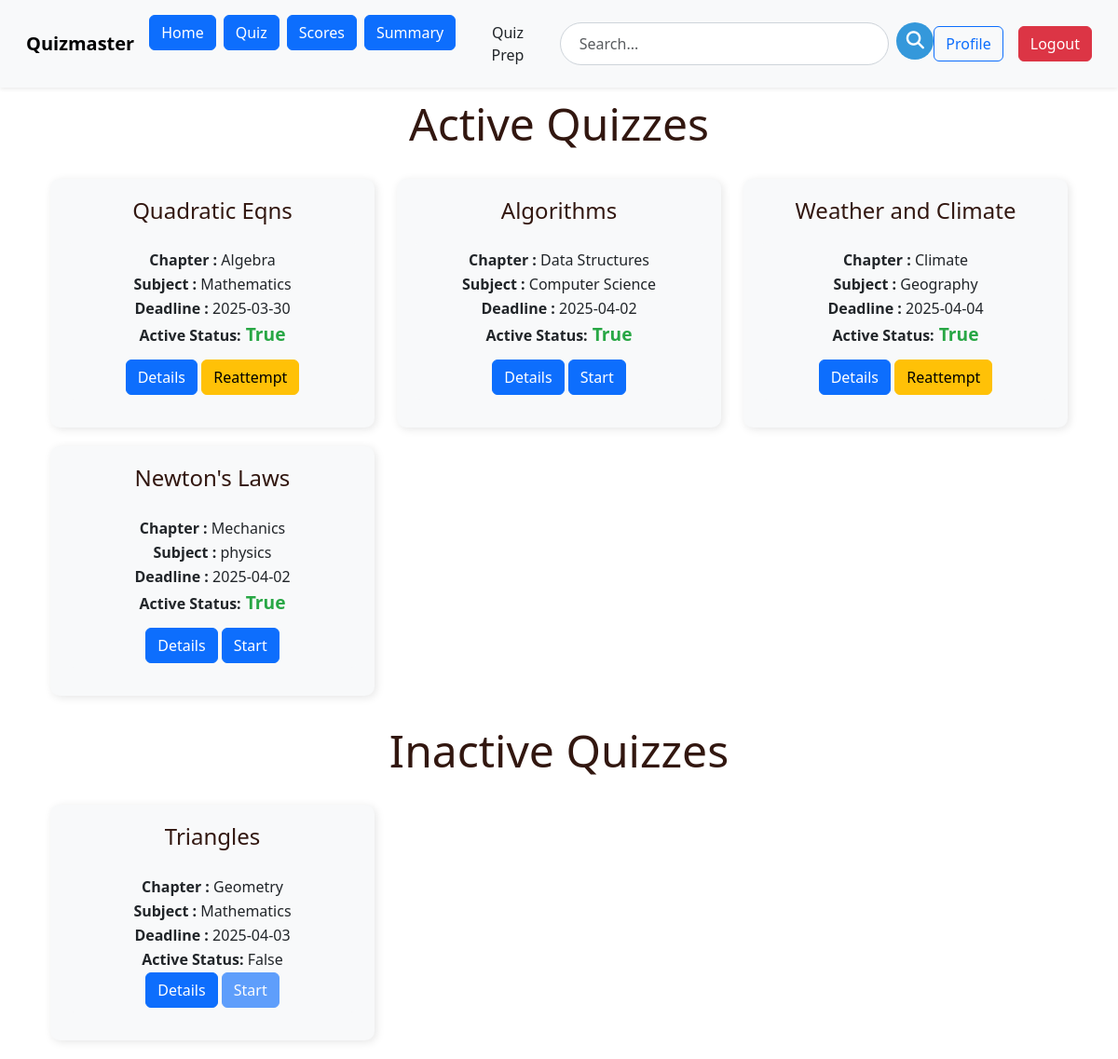
Page /user/user_quiz (signed in) on the earlier database version.
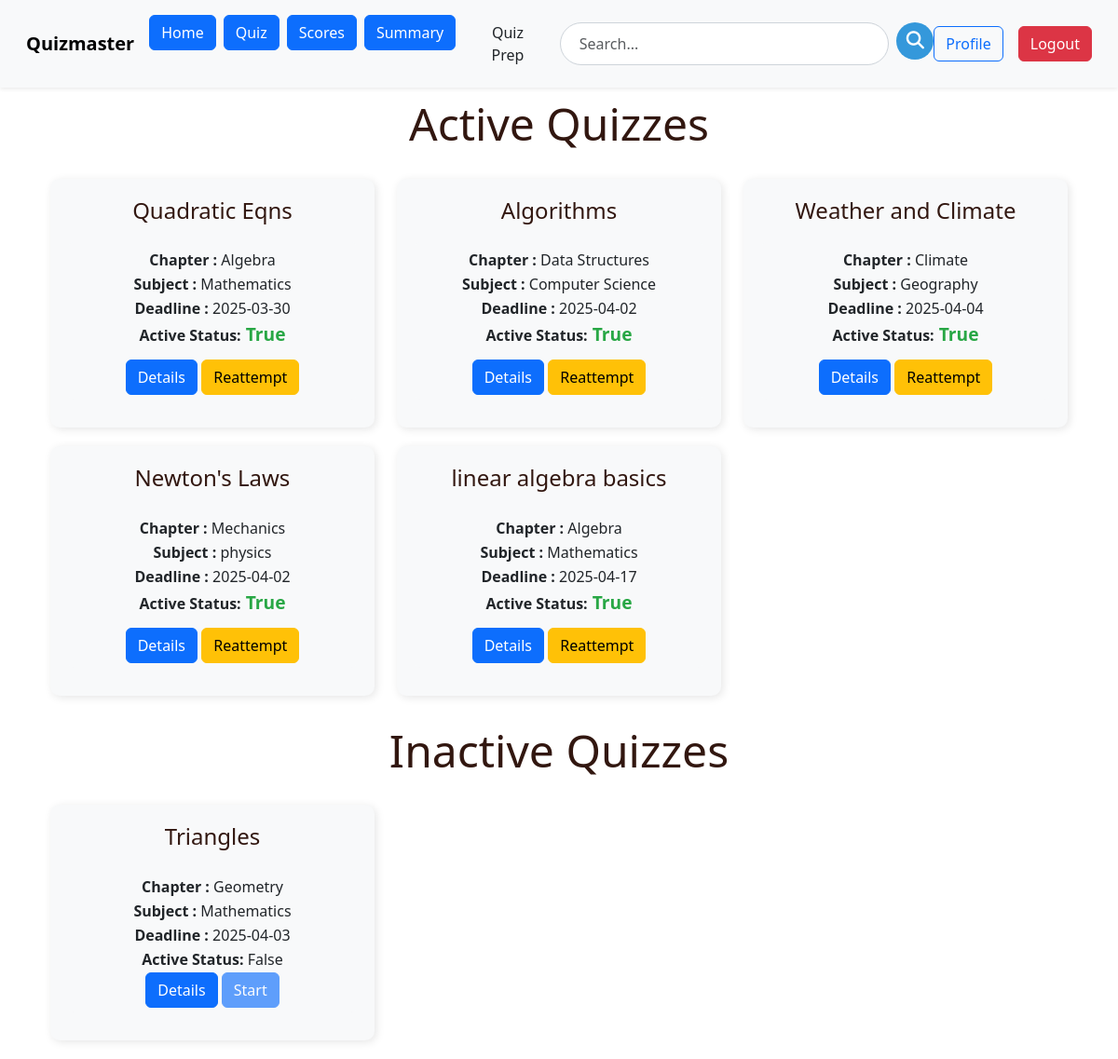
Same page on the later database version.
### models.py (models this page shows)
class Quiz(db.Model):
    id=db.Column(db.Integer, primary_key=True)
    name = db.Column(db.String(100), nullable=False)
    description=db.Column(db.String(256), nullable=True)
    start_date=db.Column(db.Date, nullable=True)
    end_date=db.Column(db.Date, nullable=True)
    time_duration=db.Column(db.Time, nullable=True)
    remarks=db.Column(db.String(256), nullable=True)
    no_of_questions=db.Column(db.Integer, nullable=True)
    is_active=db.Column(db.Boolean, nullable=False, default=False)
    questions = db.relationship('Questions', backref='quiz', lazy=True)
    total_attempted=db.Column(db.Integer, nullable=False, default=0)
    scores = db.relationship('Scores', backref='quiz', lazy=True)
    subject_id=db.Column(db.Integer, db.ForeignKey('subject.id'), nullable=False)
    chapter_id= db.Column(db.Integer, db.ForeignKey('chapter.id'),nullable=False)

class Chapter(db.Model):
    id=db.Column(db.Integer, primary_key=True)
    name=db.Column(db.String(32), unique=True)
    Description=db.Column(db.String(256), nullable=True)
    no_of_questions=db.Column(db.Integer, nullable=True)
    subject_id=db.Column(db.Integer, db.ForeignKey('subject.id'), nullable=False)
    quizzes = db.relationship('Quiz', backref='chapter', lazy=True)
    questions = db.relationship('Questions', backref='chapter', lazy=True)

class Subject(db.Model):
    id=db.Column(db.Integer, primary_key=True)
    name=db.Column(db.String(32), unique=True)
    Description=db.Column(db.String(256), nullable=False)
    category=db.Column(db.String(32), nullable=True)
    chapters = db.relationship('Chapter', backref='subject', lazy=True)
    quizzes = db.relationship('Quiz', backref='subject', lazy=True)

### routes.py (the view)
@app.route('/user/user_quiz')
@auth_required
def user_quiz():
    user_id = session.get('user_id')  # Get the logged-in user's ID
    quizzes = Quiz.query.all()
    attempted_quiz_ids = (
        db.session.query(Scores.quiz_id)
        .filter(Scores.user_id == user_id)
        .distinct()
        .all()
    )
    attempted_quiz_ids = [quiz_id[0] for quiz_id in attempted_quiz_ids]
    return render_template(
        'user/user_quiz.html',
        quizzes=quizzes,
        attempted_quiz_ids=attempted_quiz_ids
    )

### routes.py (called while the page is built)
def auth_required(f):
    @wraps(f)
    def inner(*args, **kwargs):
        if 'user_id' not in session:
            flash('please login to continue')
            return redirect(url_for('login'))
        return f(*args, **kwargs)
    return inner

### templates/user/user_quiz.html (shortened to what this page needs)
{% extends 'user/user_layout.html' %}
{% block content %}
<div class="container">
    <h2>Active Quizzes</h2>
    <div class="row">
        {% for quiz in quizzes %}
        {% if quiz.is_active == True %}
        <div class="col-md-4">
            <div class="subject-tile">
                <h4>{{ quiz.name }}</h4>
                <div class="details-content">
                    <p><strong>Chapter :</strong> {{ quiz.chapter.name }}</p>
                    <p><strong>Subject :</strong> {{ quiz.subject.name }}</p>
                    <p><strong>Deadline :</strong> {{ quiz.end_date }}</p>
                    <p class="quiz-div"><strong>Active Status:</strong><strong class="status"> {{ quiz.is_active }}</strong></p>
                    <a href="{{ url_for('view_quiz', quiz_id=quiz.id) }}" class="btn btn-primary" id="chapter_btn">Details</a>
                    {% if quiz.id in attempted_quiz_ids %}
                    <a href="{{ url_for('attempt_quiz', quiz_id=quiz.id) }}" class="btn btn-warning" id="chapter_btn">Reattempt</a>
                    {% else %}
                    <a href="{{ url_for('attempt_quiz', quiz_id=quiz.id) }}" class="btn btn-primary" id="chapter_btn">Start</a>
                    {% endif %}
                </div>
            </div>
        </div>
        {% endif %}
        {% endfor %}
    </div>
</div>
<div class="container">
    <h2>Inactive Quizzes</h2>
    <div class="row">
        {% for quiz in quizzes %}
        {% if quiz.is_active == False %}
        <div class="col-md-4">
            <div class="subject-tile">
                <h4>{{ quiz.name }}</h4>
                <div class="details-content">
                    <p><strong>Chapter :</strong> {{ quiz.chapter.name }}</p>
                    <p><strong>Subject :</strong> {{ quiz.subject.name }}</p>
                    <p><strong>Deadline :</strong> {{ quiz.end_date }}</p>
                    <p><strong>Active Status:</strong> {{ quiz.is_active }}</p>
                    <a href="{{ url_for('view_quiz', quiz_id=quiz.id) }}" class="btn btn-primary" id="chapter_btn">Details</a>
                    <a href="{{ url_for('attempt_quiz', quiz_id=quiz.id) }}" class="btn btn-primary disabled" id="chapter_btn">Start</a>
                </div>
            </div>
        </div>
        {% endif %}
        {% endfor %}
    </div>
</div>
{% endblock %}

### templates/user/user_layout.html (shortened to what this page needs)
<!DOCTYPE html>
<html lang="en">
<head>
  <link href="https://cdn.jsdelivr.net/npm/bootstrap@5.3.2/dist/css/bootstrap.min.css" rel="stylesheet"
 />
  <link href="https://cdnjs.cloudflare.com/ajax/libs/font-awesome/6.5.1/css/all.min.css" rel="stylesheet"
 />
    <link href="https://cdn.jsdelivr.net/npm/bootstrap@5.3.2/dist/css/bootstrap.min.css" rel="stylesheet">
    <link href="https://cdnjs.cloudflare.com/ajax/libs/font-awesome/6.5.1/css/all.min.css" rel="stylesheet">
</head>
<body>
  <nav class="navbar navbar-expand-lg bg-body-tertiary shadow-sm p-3">
    <div class="container-fluid">
        <a class="navbar-brand fw-bold" href="">Quizmaster</a>
        <div class="collapse navbar-collapse" id="navbarNavDropdown">
            <ul class="navbar-nav">
                <li class="nav-item">
                    <a class="btn btn-primary me-2" href="{{ url_for('user_dashboard') }}">Home</a>
                </li>
                <li class="nav-item">
                    <a class="btn btn-primary me-2" href="{{ url_for('user_quiz') }}">Quiz</a>
                </li>
                <li class="nav-item">
                    <a class="btn btn-primary me-2" href="{{ url_for('scores') }}">Scores</a>
                </li>
                <li class="nav-item">
                    <a class="btn btn-primary me-2" href="{{ url_for('user_summary') }}">Summary</a>
                </li>
                <li class="nav-item">
                  <a class="btn btn-primary-outline me-2 " href="{{ url_for('ask_question') }}">Quiz Prep</a>
              </li>
            </ul>
            <form class="d-flex mx-auto search-bar-container" action="{{ url_for('user_search') }}" method="GET" style="width: 40%;">
              <input class="form-control search-input me-2" type="search" name="query" placeholder="Search..." aria-label="Search">
              <button class="btn search-btn" type="submit">
                  <i class="fas fa-search"></i>
              </button>
            </form>
            <ul class="navbar-nav ms-auto d-flex align-items-center">
                <li class="nav-item me-3">
                    <a class="btn btn-outline-primary" href="{{ url_for('profile') }}">Profile</a>
                </li>
                <li class="nav-item">
                    <a class="btn btn-danger" href="{{ url_for('logout') }}">Logout</a>
                </li>
            </ul>
        </div>
    </div>
</nav>
  <div class="container">{% block content %} {% endblock %}</div>
</body>
</html>

### templates/user/user_layout.html (style rules this page uses)
.search-bar-container { position: relative; }
.search-input { border-radius: 25px; padding: 10px 20px; border: 1px solid #ced4da; transition: box-shadow 0.3s ease, border-color 0.3s ease; }
.search-btn { background-color: #3498db; color: white; border: none; border-radius: 50%; width: 40px; height: 40px; display: flex; align-items: center; justify-content: center; transition: background-color 0.3s ease, transform 0.2s ease; }
.search-btn i { font-size: 1.2rem; }

### templates/user/user_quiz.html (style rules this page uses)
h2 { text-align: center; color: #321710; font-size: 3rem; margin-bottom: 20px; padding: 10px; }
.subject-tile { background: #f8f9fa; border-radius: 10px; padding: 20px; box-shadow: 2px 2px 10px rgba(0, 0, 0, 0.1); margin-bottom: 20px; }
.btn-primary { align-items: center; }
h4 { color: #321710; font-size: 1.5rem; margin-bottom: 20px; text-align: center; }
.details-content { background-color: #f8f9fa; padding: 5px; border-radius: 5px; margin-bottom: 10px; text-align: center; }
.details-content p { margin: 2px 0; }
.quiz-div { margin-bottom: 10px; padding-bottom: 10px; }
.status { font-size: 1.2rem; color: #28a745; }

Differences in the rows shown:
changed Quiz "Algorithms": text "Start" → "Reattempt"
changed Quiz "Newton's Laws": text "Start" → "Reattempt"
added Quiz: name "linear algebra basics", chapter.name "Algebra", subject.name "Mathematics", end_date "2025-04-17", is_active "True", shown under "Active Quizzes"
